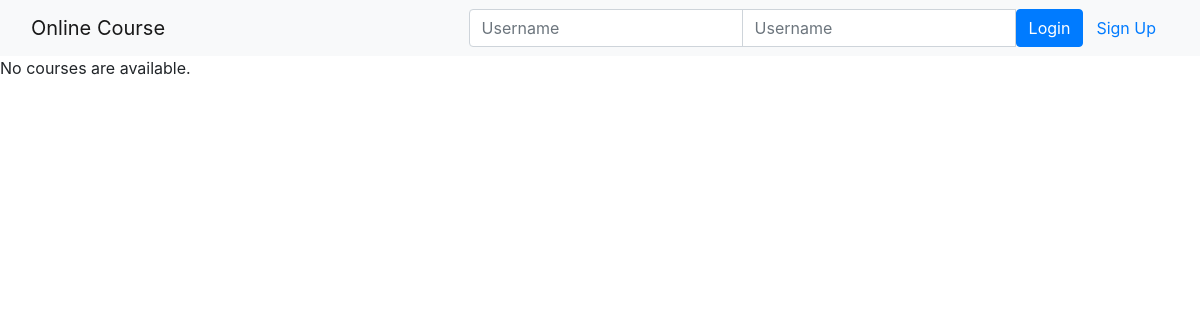
Page /onlinecourse/ on the earlier database version.
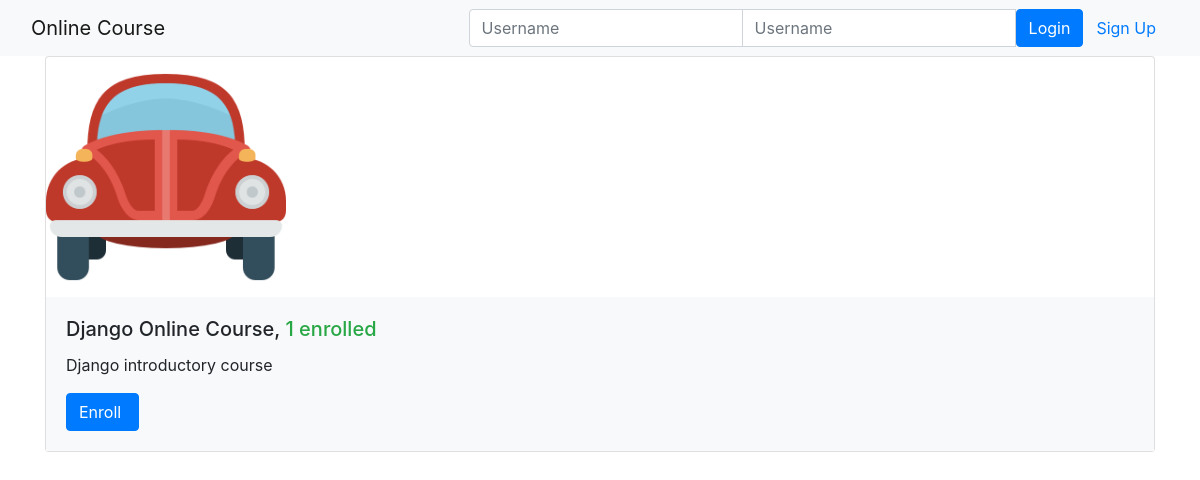
Same page on the later database version.
### onlinecourse/models.py (models this page shows, shortened)
class Course(models.Model):
    name = models.CharField(null=False, max_length=30, default='online course')
    image = models.ImageField(upload_to='course_images/')
    description = models.CharField(max_length=1000)
    pub_date = models.DateField(null=True)
    instructors = models.ManyToManyField(Instructor)
    users = models.ManyToManyField(settings.AUTH_USER_MODEL, through='Enrollment')
    total_enrollment = models.IntegerField(default=0)
    is_enrolled = False

### onlinecourse/views.py (the view)
class CourseListView(generic.ListView):
    template_name = 'onlinecourse/course_list_bootstrap.html'
    context_object_name = 'course_list'
    def get_queryset(self):
        user = self.request.user
        courses = Course.objects.order_by('-total_enrollment')[:10]
        for course in courses:
            if user.is_authenticated:
                course.is_enrolled = check_if_enrolled(user, course)
        return courses

### onlinecourse/templates/onlinecourse/course_list_bootstrap.html (shortened to what this page needs)
<!DOCTYPE html>
<html lang="en">
<head>
    {% load static %}
    <link rel="stylesheet" href="https://maxcdn.bootstrapcdn.com/bootstrap/4.5.2/css/bootstrap.min.css">
</head>
<body>
    <nav class="navbar navbar-light bg-light">
        <div class="container-fluid">
            <div class="navbar-header">
                  <a class="navbar-brand" href="#">Online Course</a>
            </div>
            <ul class="nav navbar-nav navbar-right">
                {% if user.is_authenticated %}
                <li>
                    <a class="btn btn-link" href="#">{{ user.first_name }}({{ user.username }})</a>
                    <a class="btn btn-link" href="{% url 'onlinecourse:logout' %}">Logout</a>
                </li>
                {% else %}
                <li>
                    <form class="form-inline" action="{% url 'onlinecourse:login' %}" method="post">
                        <div class="input-group">
                            <input type="text" class="form-control" placeholder="Username" name="username" >
                            <input type="password" class="form-control" placeholder="Username" name="psw" >
                            <button class="btn btn-primary" type="submit">Login</button>
                            <a class="btn btn-link" href="{% url 'onlinecourse:registration' %}">Sign Up</a>
                        </div>
                    </form>
                </li>
                {% endif %}
            </ul>
        </div>
    </nav>
    {% if course_list %}
        <div class="container">
            <div class="card-deck">
                {% for course in course_list %}
                         <div class="card" style="width: 36rem;">
                          <img class="card-img-left" src="{{MEDIA_URL}}/{{ course.image }}" width="240px" height="240px"
                               alt="Course image">
                          <div class="card-body bg-light">
                              <h5 class="card-title">{{ course.name }}, <span class="text-success">
                                  {{ course.total_enrollment}} enrolled</span></h5>
                            <p class="card-text">{{ course.description}}</p>
                            <form action="{% url 'onlinecourse:enroll' course.id %}" method="post">
                                  <input class="btn btn-primary"  type="submit"
                                         value="{% if course.is_enrolled %}Enter{% else %}Enroll{% endif %} ">
                            </form>
                          </div>
                        </div>
                {% endfor %}
            </div>
        </div>
    {% else %}
        <p>No courses are available.</p>
    {% endif %}
</body>
</html>

Differences in the rows shown:
added Course: image (picture), name "Django Online Course", total_enrollment "1", description "Django introductory course", is_enrolled "Enroll"
Other differences:
text no longer shown: "No courses are available."
